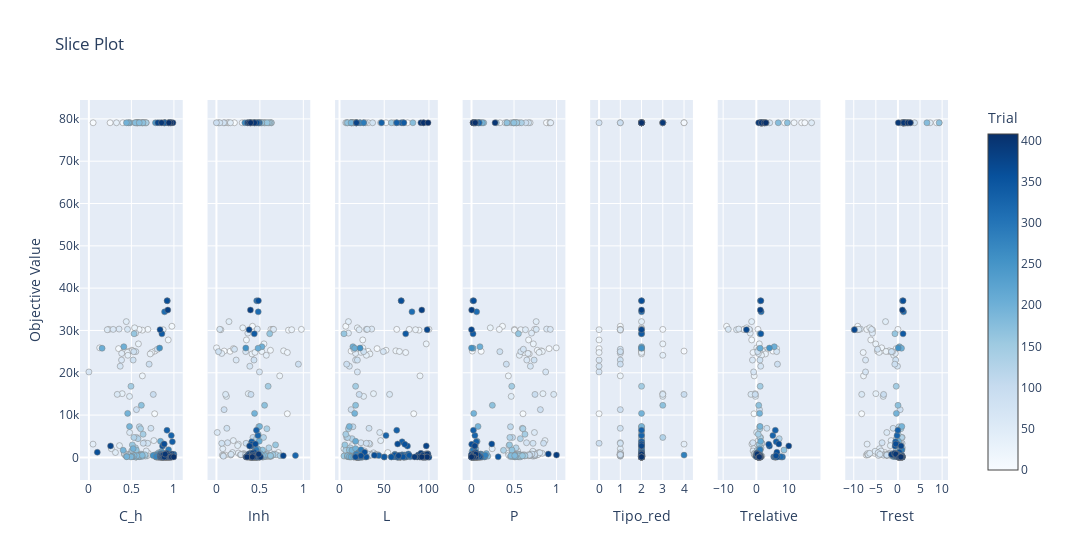

Notebook source saved alongside this figure:
### Code cell
optuna.visualization.plot_slice(study)

### Figure 1 — Plotly figure (JSON) as saved in the notebook; plotly's stock layout.template omitted (floating-point values rounded to 4 significant figures; data arrays with more than 128 entries replaced by an {"elided": "..."} marker saying what was removed)
{"data": [{"marker": {"color": {"elided": "363 int values"}, "colorbar": {"title": {"text": "Trial"}, "x": 1, "xpad": 40}, "colorscale": [[0, "rgb(247,251,255)"], [0.125, "rgb(222,235,247)"], [0.25, "rgb(198,219,239)"], [0.375, "rgb(158,202,225)"], [0.5, "rgb(107,174,214)"], [0.625, "rgb(66,146,198)"], [0.75, "rgb(33,113,181)"], [0.875, "rgb(8,81,156)"], [1, "rgb(8,48,107)"]], "line": {"color": "Grey", "width": 0.5}, "showscale": true}, "mode": "markers", "name": "Feasible Trial", "showlegend": false, "type": "scatter", "x": {"elided": "363 float values"}, "xaxis": "x", "y": {"elided": "363 float values"}, "yaxis": "y"}, {"marker": {"color": {"elided": "363 int values"}, "colorbar": {"title": {"text": "Trial"}, "x": 1, "xpad": 40}, "colorscale": [[0, "rgb(247,251,255)"], [0.125, "rgb(222,235,247)"], [0.25, "rgb(198,219,239)"], [0.375, "rgb(158,202,225)"], [0.5, "rgb(107,174,214)"], [0.625, "rgb(66,146,198)"], [0.75, "rgb(33,113,181)"], [0.875, "rgb(8,81,156)"], [1, "rgb(8,48,107)"]], "line": {"color": "Grey", "width": 0.5}, "showscale": false}, "mode": "markers", "name": "Feasible Trial", "showlegend": false, "type": "scatter", "x": {"elided": "363 float values"}, "xaxis": "x2", "y": {"elided": "363 float values"}, "yaxis": "y2"}, {"marker": {"color": {"elided": "363 int values"}, "colorbar": {"title": {"text": "Trial"}, "x": 1, "xpad": 40}, "colorscale": [[0, "rgb(247,251,255)"], [0.125, "rgb(222,235,247)"], [0.25, "rgb(198,219,239)"], [0.375, "rgb(158,202,225)"], [0.5, "rgb(107,174,214)"], [0.625, "rgb(66,146,198)"], [0.75, "rgb(33,113,181)"], [0.875, "rgb(8,81,156)"], [1, "rgb(8,48,107)"]], "line": {"color": "Grey", "width": 0.5}, "showscale": false}, "mode": "markers", "name": "Feasible Trial", "showlegend": false, "type": "scatter", "x": {"elided": "363 int values"}, "xaxis": "x3", "y": {"elided": "363 float values"}, "yaxis": "y3"}, {"marker": {"color": {"elided": "363 int values"}, "colorbar": {"title": {"text": "Trial"}, "x": 1, "xpad": 40}, "colorscale": [[0, "rgb(247,251,255)"], [0.125, "rgb(222,235,247)"], [0.25, "rgb(198,219,239)"], [0.375, "rgb(158,202,225)"], [0.5, "rgb(107,174,214)"], [0.625, "rgb(66,146,198)"], [0.75, "rgb(33,113,181)"], [0.875, "rgb(8,81,156)"], [1, "rgb(8,48,107)"]], "line": {"color": "Grey", "width": 0.5}, "showscale": false}, "mode": "markers", "name": "Feasible Trial", "showlegend": false, "type": "scatter", "x": {"elided": "363 float values"}, "xaxis": "x4", "y": {"elided": "363 float values"}, "yaxis": "y4"}, {"marker": {"color": {"elided": "363 int values"}, "colorbar": {"title": {"text": "Trial"}, "x": 1, "xpad": 40}, "colorscale": [[0, "rgb(247,251,255)"], [0.125, "rgb(222,235,247)"], [0.25, "rgb(198,219,239)"], [0.375, "rgb(158,202,225)"], [0.5, "rgb(107,174,214)"], [0.625, "rgb(66,146,198)"], [0.75, "rgb(33,113,181)"], [0.875, "rgb(8,81,156)"], [1, "rgb(8,48,107)"]], "line": {"color": "Grey", "width": 0.5}, "showscale": false}, "mode": "markers", "name": "Feasible Trial", "showlegend": false, "type": "scatter", "x": {"elided": "363 int values"}, "xaxis": "x5", "y": {"elided": "363 float values"}, "yaxis": "y5"}, {"marker": {"color": {"elided": "363 int values"}, "colorbar": {"title": {"text": "Trial"}, "x": 1, "xpad": 40}, "colorscale": [[0, "rgb(247,251,255)"], [0.125, "rgb(222,235,247)"], [0.25, "rgb(198,219,239)"], [0.375, "rgb(158,202,225)"], [0.5, "rgb(107,174,214)"], [0.625, "rgb(66,146,198)"], [0.75, "rgb(33,113,181)"], [0.875, "rgb(8,81,156)"], [1, "rgb(8,48,107)"]], "line": {"color": "Grey", "width": 0.5}, "showscale": false}, "mode": "markers", "name": "Feasible Trial", "showlegend": false, "type": "scatter", "x": {"elided": "363 float values"}, "xaxis": "x6", "y": {"elided": "363 float values"}, "yaxis": "y6"}, {"marker": {"color": {"elided": "363 int values"}, "colorbar": {"title": {"text": "Trial"}, "x": 1, "xpad": 40}, "colorscale": [[0, "rgb(247,251,255)"], [0.125, "rgb(222,235,247)"], [0.25, "rgb(198,219,239)"], [0.375, "rgb(158,202,225)"], [0.5, "rgb(107,174,214)"], [0.625, "rgb(66,146,198)"], [0.75, "rgb(33,113,181)"], [0.875, "rgb(8,81,156)"], [1, "rgb(8,48,107)"]], "line": {"color": "Grey", "width": 0.5}, "showscale": false}, "mode": "markers", "name": "Feasible Trial", "showlegend": false, "type": "scatter", "x": {"elided": "363 float values"}, "xaxis": "x7", "y": {"elided": "363 float values"}, "yaxis": "y7"}], "layout": {"title": {"text": "Slice Plot"}, "width": 2100, "xaxis": {"anchor": "y", "domain": [0, 0.1184], "title": {"text": "C_h"}}, "xaxis2": {"anchor": "y2", "domain": [0.1469, 0.2653], "title": {"text": "Inh"}}, "xaxis3": {"anchor": "y3", "domain": [0.2939, 0.4122], "title": {"text": "L"}}, "xaxis4": {"anchor": "y4", "domain": [0.4408, 0.5592], "title": {"text": "P"}}, "xaxis5": {"anchor": "y5", "domain": [0.5878, 0.7061], "title": {"text": "Tipo_red"}}, "xaxis6": {"anchor": "y6", "domain": [0.7347, 0.8531], "title": {"text": "Trelative"}}, "xaxis7": {"anchor": "y7", "domain": [0.8816, 1.0], "title": {"text": "Trest"}}, "yaxis": {"anchor": "x", "domain": [0, 1], "title": {"text": "Objective Value"}}, "yaxis2": {"anchor": "x2", "domain": [0, 1], "matches": "y", "showticklabels": false}, "yaxis3": {"anchor": "x3", "domain": [0, 1], "matches": "y", "showticklabels": false}, "yaxis4": {"anchor": "x4", "domain": [0, 1], "matches": "y", "showticklabels": false}, "yaxis5": {"anchor": "x5", "domain": [0, 1], "matches": "y", "showticklabels": false}, "yaxis6": {"anchor": "x6", "domain": [0, 1], "matches": "y", "showticklabels": false}, "yaxis7": {"anchor": "x7", "domain": [0, 1], "matches": "y", "showticklabels": false}}}
